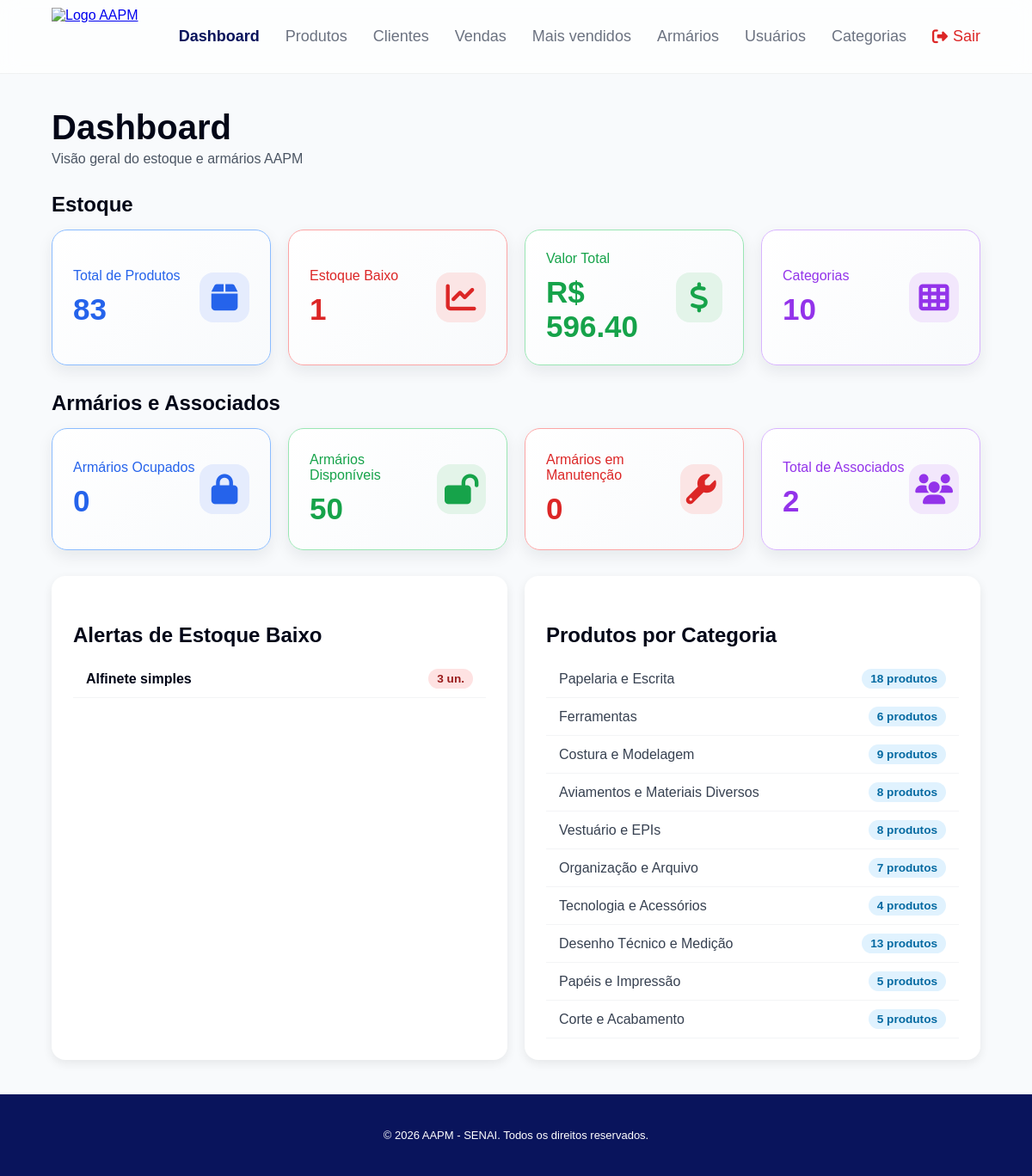
The page / (signed in) on the database its author committed.
### app/models/produtos.py (models this page shows, shortened)
class Produto(Base):
    __tablename__ = "produtos"
    id = Column(Integer, primary_key=True, index=True)
    nome = Column(String(200), unique=True, index=True)
    preco = Column(Float)
    estoque_atual = Column(Integer, nullable=False, default=0)
    possui_variacoes_tamanho = Column(Boolean, nullable=False, default=False, server_default="false")
    ativo = Column(Boolean, default=True)
    imagem_path = Column(String(255), nullable=True)
    categoria_id = Column(Integer, ForeignKey("categorias.id", ondelete="SET NULL"), nullable=True)
    categoria = relationship("Categoria", back_populates="produtos")
    estoques_tamanho = relationship(
        "EstoqueTamanho", back_populates="produto", cascade="all, delete-orphan"
    )

### app/models/categoria.py (models this page shows)
class Categoria(Base):
    __tablename__ = "categorias"
    id = Column(Integer, primary_key=True, index=True)
    nome = Column(String(100), unique=True, index=True, nullable=False)
    ativo = Column(Boolean, default=True)
    descricao = Column(String(255), nullable=True)
    produtos = relationship("Produto", back_populates="categoria", lazy="select")

### app/main.py (the view)
@app.get("/")
def home(
    request: Request,
    usuario=Depends(get_usuario_opcional),
    db: Session = Depends(get_db)
):
    if usuario is None:
        return templates.TemplateResponse(name="index.html", request=request)
    produtos_ativos = db.query(Produto).filter(Produto.ativo == True).all()
    total_produtos = len(produtos_ativos)
    produtos_alerta = [p for p in produtos_ativos if p.estoque_atual <= 5]
    estoque_baixo = len(produtos_alerta)
    valor_total = (
        db.query(func.coalesce(func.sum(Venda.total_liquido), 0.0))
        .scalar()
    )
    contagem_cat = {}
    for p in produtos_ativos:
        if p.categoria and hasattr(p.categoria, 'nome'):
            name_cat = p.categoria.nome
        elif isinstance(p.categoria, str) and p.categoria.strip():
            name_cat = p.categoria
        else:
            name_cat = "Gerais"
        contagem_cat[name_cat] = contagem_cat.get(name_cat, 0) + 1
    total_categorias = len(contagem_cat)
    garantir_armarios_iniciais(db)
    ocupados = db.query(Armario).filter(Armario.status == "ocupado").count()
    disponiveis = db.query(Armario).filter(Armario.status == "disponivel").count()
    manutencao = db.query(Armario).filter(Armario.status == "manutencao").count()
    total_associados = (
        db.query(Cliente)
        .filter(
            Cliente.ativo == True,
            Cliente.is_associado == True
        )
        .count()
    )
    return templates.TemplateResponse(
        name="dashboard.html",
        request=request,
        context={
            "request": request,
            "usuario": usuario,
            "total_produtos": total_produtos,
            "estoque_baixo": estoque_baixo,
            "valor_total": valor_total,
            "total_categorias": total_categorias,
            "produtos_alerta": produtos_alerta,
            "contagem_por_categoria": contagem_cat,
            "lista_armarios": db.query(Armario).order_by(Armario.id).all(),
            "armarios_ocupados": ocupados,
            "armarios_disponiveis": disponiveis,
            "armarios_manutencao": manutencao,
            "total_associados": total_associados
        }
    )

### app/templates/dashboard.html (shortened to what this page needs)
<!DOCTYPE html>
<html lang="pt-br">
<head>
    <link rel="stylesheet" href="/static/css/dashboard.css?v=3">
    <link rel="stylesheet" href="https://cdnjs.cloudflare.com/ajax/libs/font-awesome/6.5.2/css/all.min.css">
</head>
<body>
    {% include "partials/navbar.html" %}
    <div class="dashboard">
        <div class="header">
            <div>
                <h1>Dashboard</h1>
                <p>Visão geral do estoque e armários AAPM</p>
            </div>
        </div>
        <h2>Estoque</h2>
        <div class="cards">
            <a class="card card-link azul" href="/produtos" aria-label="Ver produtos">
                <div>
                    <span>Total de Produtos</span>
                    <h3 id="total-produtos">{{ total_produtos | default(0) }}</h3>
                </div>
                <i class="fa-solid fa-box"></i>
            </a>
            <a class="card card-link vermelho" href="/produtos/?estoque_baixo=true" aria-label="Ver produtos com estoque baixo">
                <div>
                    <span>Estoque Baixo</span>
                    <h3 id="estoque-baixo">{{ estoque_baixo | default(0) }}</h3>
                </div>
                <i class="fa-solid fa-chart-line"></i>
            </a>
            <a class="card card-link verde" href="/pdv/historico" aria-label="Ver histórico de vendas">
                <div>
                    <span>Valor Total</span>
                    <h3 id="valor-total">R$ {{ "%.2f"|format(valor_total | default(0.0)) }}</h3>
                </div>
                <i class="fa-solid fa-dollar-sign"></i>
            </a>
            <a class="card card-link roxo" href="/categorias" aria-label="Ver categorias">
                <div>
                    <span>Categorias</span>
                    <h3 id="total-categorias">{{ total_categorias | default(0) }}</h3>
                </div>
                <i class="fa-solid fa-table-cells"></i>
            </a>
        </div>
        <h2>Armários e Associados</h2>
        <div class="cards">
            <a class="card card-link azul" href="/armarios" aria-label="Ver armários ocupados">
                <div>
                    <span>Armários Ocupados</span>
                    <h3 id="armarios-ocupados">{{ armarios_ocupados | default(0) }}</h3>
                </div>
                <i class="fa-solid fa-lock"></i>
            </a>
            <a class="card card-link verde" href="/armarios" aria-label="Ver armários disponíveis">
                <div>
                    <span>Armários Disponíveis</span>
                    <h3 id="armarios-disponiveis">{{ armarios_disponiveis | default(0) }}</h3>
                </div>
                <i class="fa-solid fa-lock-open"></i>
            </a>
            <a class="card card-link vermelho" href="/armarios" aria-label="Ver armários em manutenção">
                <div>
                    <span>Armários em Manutenção</span>
                    <h3 id="armarios-manutencao">{{ armarios_manutencao | default(0) }}</h3>
                </div>
                <i class="fa-solid fa-wrench"></i>
            </a>
            <a class="card card-link roxo" href="/clientes" aria-label="Ver associados">
                <div>
                    <span>Total de Associados</span>
                    <h3 id="total-associados">{{ total_associados | default(0) }}</h3>
                </div>
                <i class="fa-solid fa-users"></i>
            </a>
        </div>
        <div class="bottom">
            <div class="panel">
                <div class="panel-header">
                    <h2>Alertas de Estoque Baixo</h2>
                </div>
                <div id="lista-alertas">
                    {% if produtos_alerta %}
                        <div class="lista-customizada">
                            {% for prod in produtos_alerta %}
                                <div class="item-lista" style="display: flex; justify-content: space-between; padding: 10px 15px; border-bottom: 1px solid #f3f4f6; align-items: center;">
                                    <span><strong>{{ prod.nome }}</strong></span>
                                    <span style="background-color: #fee2e2; color: #991b1b; padding: 4px 10px; border-radius: 12px; font-size: 0.85em; font-weight: bold;">{{ prod.estoque_atual }} un.</span>
                                </div>
                            {% endfor %}
                        </div>
                    {% else %}
                        <div style="color: #6b7280; padding: 15px;">Nenhum alerta de estoque baixo.</div>
                    {% endif %}
                </div>
            </div>
            <div class="panel">
                <div class="panel-header">
                    <h2>Produtos por Categoria</h2>
                </div>
                <div id="lista-categorias">
                    {% if contagem_por_categoria %}
                        <div class="lista-customizada">
                            {% for cat, qtd in contagem_por_categoria.items() %}
                                <div class="item-lista" style="display: flex; justify-content: space-between; padding: 10px 15px; border-bottom: 1px solid #f3f4f6; align-items: center;">
                                    <span style="font-weight: 500; color: #374151;">{{ cat }}</span>
                                    <span style="background-color: #e0f2fe; color: #0369a1; padding: 4px 10px; border-radius: 12px; font-size: 0.85em; font-weight: bold;">{{ qtd }} {{ 'produto' if qtd == 1 else 'produtos' }}</span>
                                </div>
                            {% endfor %}
                        </div>
                    {% else %}
                        <div style="color: #6b7280; padding: 15px;">Nenhuma categoria cadastrada.</div>
                    {% endif %}
                </div>
            </div>
        </div>
    </div>
    <footer class="main-footer">
        <div class="footer-content" style="text-align:center; padding:20px; color:#ffffff;">
            <p>&copy; 2026 AAPM - SENAI. Todos os direitos reservados.</p>
        </div>
    </footer>
</body>
</html>

### app/static/css/dashboard.css (style rules this page uses)
* { margin: 0; padding: 0; box-sizing: border-box; }
body { font-family: Arial, sans-serif; min-height: 100vh; display: flex; flex-direction: column; background-image: url('/static/img/seu_background.jpg'); background-size: cover; background-position: center; background-repeat: no-repeat; background-attachment: fixed; transition: opacity .28s ease, transform .28s ease; }
.dashboard { flex: 1; padding: 30px; }
.header { display: flex; justify-content: space-between; align-items: center; flex-wrap: wrap; gap: 15px; }
.header h1 { font-size: 40px; }
.header p { color: #4b5563; margin-top: 5px; }
h2 { margin: 30px 0 15px; }
.cards { display: grid; grid-template-columns: repeat(auto-fit, minmax(250px, 1fr)); gap: 20px; }
.card { min-height: 142px; background: linear-gradient(135deg, #ffffff 0%, #f8fafc 100%); border-radius: 18px; padding: 24px; display: flex; justify-content: space-between; align-items: center; box-shadow: 0 7px 18px rgba(15, 23, 42, .08); position: relative; overflow: hidden; isolation: isolate; }
.card-link { color: inherit; text-decoration: none; cursor: pointer; animation: card-entrar .55s both; transition: transform .3s cubic-bezier(.2, .8, .2, 1), box-shadow .3s ease, border-color .3s ease, background .3s ease; }
.card-link::before { content: ""; position: absolute; inset: 0; z-index: 0; opacity: 0; background: radial-gradient(circle at 100% 0, currentColor 0, transparent 62%); transition: opacity .3s ease; }
.card-link > * { position: relative; z-index: 1; }
.card-link i { width: 58px; height: 58px; display: grid; place-items: center; border-radius: 16px; background: #f1f5f9; background: color-mix(in srgb, currentColor 12%, white); transition: transform .28s cubic-bezier(.2, .8, .2, 1); }
.cards .card-link:nth-child(2) { animation-delay: .06s; }
.cards .card-link:nth-child(3) { animation-delay: .12s; }
.cards .card-link:nth-child(4) { animation-delay: .18s; }
.card h3 { margin-top: 10px; font-size: 35px; }
.card i { font-size: 35px; }
.azul { border: 1px solid #8bbcff; color: #2563eb; }
.verde { border: 1px solid #9ae6b4; color: #16a34a; }
.vermelho { border: 1px solid #fca5a5; color: #dc2626; }
.roxo { border: 1px solid #d8b4fe; color: #9333ea; }
.bottom { display: grid; grid-template-columns: 1fr 1fr; gap: 20px; margin-top: 30px; }
.panel { background: white; border-radius: 16px; padding: 25px; box-shadow: 0 4px 12px rgba(0, 0, 0, 0.08); }
.main-footer { width: 100%; background-color: #09145c; padding: 20px; text-align: center; color: rgb(255, 255, 255); font-size: 13px; margin-top: auto; }

### app/static/css/base.css (style rules this page uses)
* { box-sizing: border-box; }
body { min-height: 100vh; margin: 0; display: flex; flex-direction: column; font-family: Arial, sans-serif; background: #f8fafc; color: #020617; }
.main-footer { margin-top: auto; background: #09145c; color: #fff; text-align: center; padding: 20px; font-size: 13px; }
.main-footer p { margin: 0; }

### app/static/css/ui.css (style rules this page uses)
:root { --page-padding-block: 40px; --page-padding-inline: 60px; --control-height: 44px; --control-radius: 8px; --control-border: #cbd5e1; --focus-ring: rgba(9, 20, 92, .18); }
.dashboard, .produtos-container-main, .clientes-container, .vendas-container-main, .main-content { padding: var(--page-padding-block) var(--page-padding-inline) !important; }

### rows shown on the page
Produto: nome "Alfinete simples", estoque_atual "3"
Categoria: nome "Papelaria e Escrita", qtd "18", value "produtos"
Categoria: nome "Ferramentas", id "6", value "produtos"
Categoria: nome "Costura e Modelagem", qtd "9", value "produtos"
Categoria: nome "Aviamentos e Materiais Diversos", id "8", value "produtos"
Categoria: nome "Vestuário e EPIs", qtd "8", value "produtos"
Categoria: nome "Organização e Arquivo", id "7", value "produtos"
Categoria: nome "Tecnologia e Acessórios", qtd "4", value "produtos"
Categoria: nome "Desenho Técnico e Medição", qtd "13", value "produtos"
Categoria: nome "Papéis e Impressão", qtd "5", value "produtos"
Categoria: nome "Corte e Acabamento", qtd "5", value "produtos"

### other values the page prints
{{ total_produtos | default(0) }} "83"
{{ estoque_baixo | default(0) }} "1"
{{ "%.2f"|format(valor_total | default(0.0)) }} "596.40"
{{ total_categorias | default(0) }} "10"
{{ armarios_ocupados | default(0) }} "0"
{{ armarios_disponiveis | default(0) }} "50"
{{ armarios_manutencao | default(0) }} "0"
{{ total_associados | default(0) }} "2"
